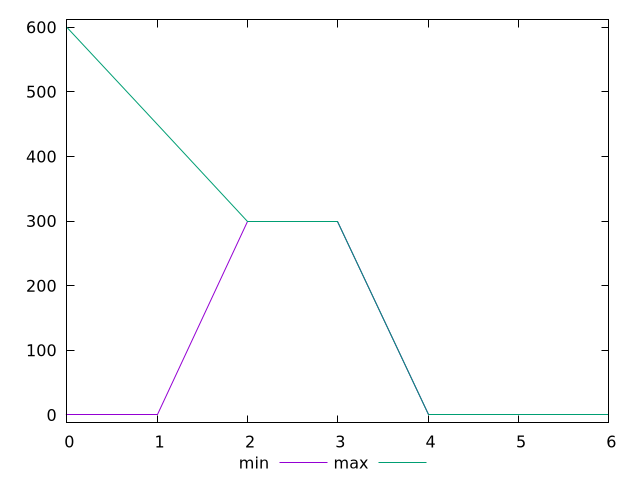

The script that saved this image:
$_min <<EOF
0 0
1 0
2 300
3 300
4 0
5 0
6 0
EOF
$_max <<EOF
0 600
1 450
2 300
3 300
4 0
5 0
6 0
EOF
set key outside below
set terminal pngcairo
set output "report_00006_2020-11-02T20-21-41.718Z/unused-css-rules/progession_min_max.png"
set yrange [-12:612]
plot $_min title "min" with line ,$_max title "max" with line ,
